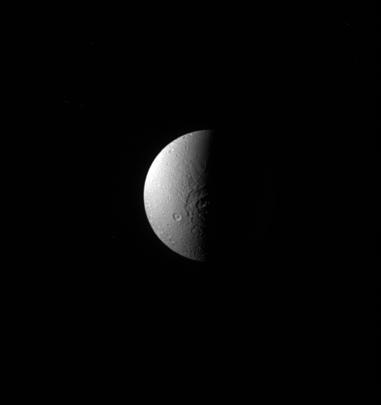
#> input picture OpenCV/moon.jpg, 381 x 405 px
$ python tut6.py
#> lines starting #> are read from the running program, lines starting #| are printed output that depends on the picture; after the words box and inside, x2 and y2 are one past the last pixel; in counts of white or black regions, pixels touching at a corner belong together
import cv2
import numpy as numpy
img = cv2.imread('moon.jpg')
#> img is the input picture: shape (405, 381, 3); min 0, max 255, mean 6.1

retval, threshold = cv2.threshold(img, 12 , 255 , cv2.THRESH_BINARY)
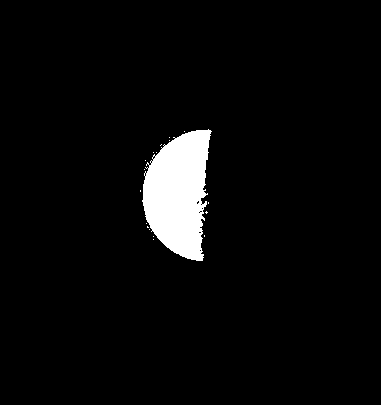
#> threshold: shape (405, 381, 3); 4.2% white; 18 white regions (17 under 20 px), largest, box (x1, y1, x2, y2) and area: (142, 129, 212, 261) 6412
grayscale = cv2.cvtColor(img , cv2.COLOR_BGR2GRAY)
retval2, threshold2 = cv2.threshold(grayscale, 12 , 255 , cv2.THRESH_BINARY)

gaus = cv2.adaptiveThreshold(grayscale,255,cv2.ADAPTIVE_THRESH_GAUSSIAN_C, cv2.THRESH_BINARY,115,1)
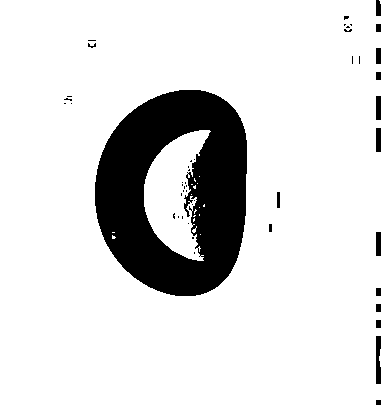
#> gaus: shape (405, 381); 86% white; 48 black regions (32 under 20 px), largest, box (x1, y1, x2, y2) and area: (95, 90, 247, 296) 20479, (376, 336, 381, 384) 217, (376, 96, 381, 120) 120


cv2.imshow('guas', gaus)
cv2.imshow('gray',grayscale)
cv2.imshow('image',img)
cv2.imshow('threshold', threshold)
cv2.waitKey(0)
cv2.destroyAllWindows()
